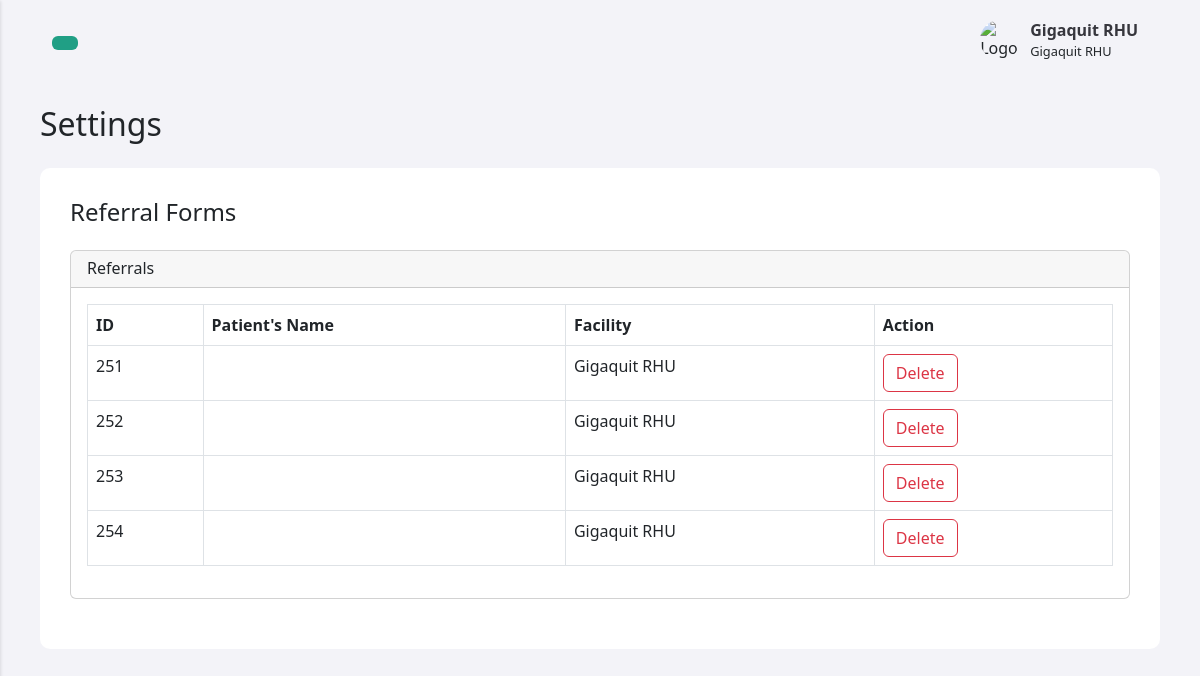
The page /facility/dashboard/settings.php (signed in) on the database its author committed.
### tables this page shows
CREATE TABLE `referral_forms` (
  `id` int(11) NOT NULL,
  `Name` varchar(255) DEFAULT NULL,
  `Vs` varchar(255) DEFAULT NULL,
  `kjbj` varchar(255) DEFAULT NULL
);

CREATE TABLE `facilities` (
  `fclt_id` int(11) NOT NULL,
  `fclt_name` varchar(255) NOT NULL,
  `fclt_password` varchar(255) NOT NULL,
  `fclt_ref_id` varchar(255) NOT NULL,
  `fclt_type` varchar(255) NOT NULL,
  `fclt_address` varchar(255) NOT NULL,
  `img_url` text NOT NULL
);

### facility/dashboard/includes/prenatal_functions.inc.php (called while the page is built, shortened)
<?php
include 'db_conn.php';
function prenatal_format() {
    global $conn;
    $sql = "SHOW COLUMNS FROM patients_details";
    $result = mysqli_query($conn, $sql);
    if ($result) {
        $referrals = mysqli_fetch_all($result, MYSQLI_ASSOC);
        return $referrals;
    } else {
        echo "Error executing query: " . mysqli_error($conn);
    }
    return array();
}

### facility/dashboard/includes/referral_functions.inc.php (called while the page is built, shortened)
<?php
include 'dbh.inc.php';
function referrals() {
    global $conn;
    $sql = "SELECT referral_forms.*, facilities.fclt_name FROM referral_forms
    INNER JOIN referral_records ON referral_forms.id = referral_records.rfrrl_id
    INNER JOIN facilities ON referral_records.fclt_id = facilities.fclt_id";
    $result = mysqli_query($conn, $sql);
    if ($result) {
        $referrals = mysqli_fetch_all($result, MYSQLI_ASSOC);
        return $referrals;
    } else {
        echo "Error executing query: " . mysqli_error($conn);
    }
    return array();
}

### facility/dashboard/settings.php (the view, shortened to what this page needs)
<?php
include_once 'header.php';
include_once 'includes/referral_functions.inc.php';
include_once 'includes/prenatal_functions.inc.php';
$referrals = referrals();
$prenatal_format = prenatal_format();
?>
<h2 class="left-heading mb-4">Settings</h2>
<div class="feed">
  <h4 class="left-heading mb-4">Referral Forms</h4>
  <div class="card">
    <h6 class="card-header">Referrals</h6>
    <div class="card-body">
      <table id="referralsTable" class="table table-bordered table-hover">
        <thead>
          <tr>
            <th scope="col">ID</th>
            <th scope="col">Patient's Name</th>
            <th scope="col">Facility</th>
            <th scope="col">Action</th>
          </tr>
        </thead>
        <tbody>
          <?php
          foreach ($referrals as $referral) {
            ?>
            <tr>
              <td><?= $referral['id'] ?></td>
              <td><?= $referral['name'] ?></td>
              <td><?= $referral['fclt_name'] ?></td>
              <td>
                <button type="button" value="<?= $referral['id']; ?>" class="deleteReferral btn btn-outline-danger">Delete</button>
              </td>
            </tr>
            <?php
          }
          ?>
        </tbody>
      </table>
    </div>
  </div>
</div>
<?php
require 'footer.php';
?>

### facility/dashboard/css/style.css (style rules this page uses)
body { font-family: 'Plus Jakarta Sans', sans-serif; margin: 0; font-size: 1rem; font-weight: 400; line-height: 1.5; color: #212529; text-align: left; background-color: #fff; }
.feed { background-color: #ffffff; padding: 30px; border-radius: 10px; }
.card { margin-bottom: 20px; }

### rows shown on the page
referral_forms: id "251", facilities.fclt_name "Gigaquit RHU"
referral_forms: id "252", facilities.fclt_name "Gigaquit RHU"
referral_forms: id "253", facilities.fclt_name "Gigaquit RHU"
referral_forms: id "254", facilities.fclt_name "Gigaquit RHU"

### other values the page prints
$_SESSION["usersname"] "Gigaquit RHU"
$_SESSION["usersrole"] "Gigaquit RHU"
